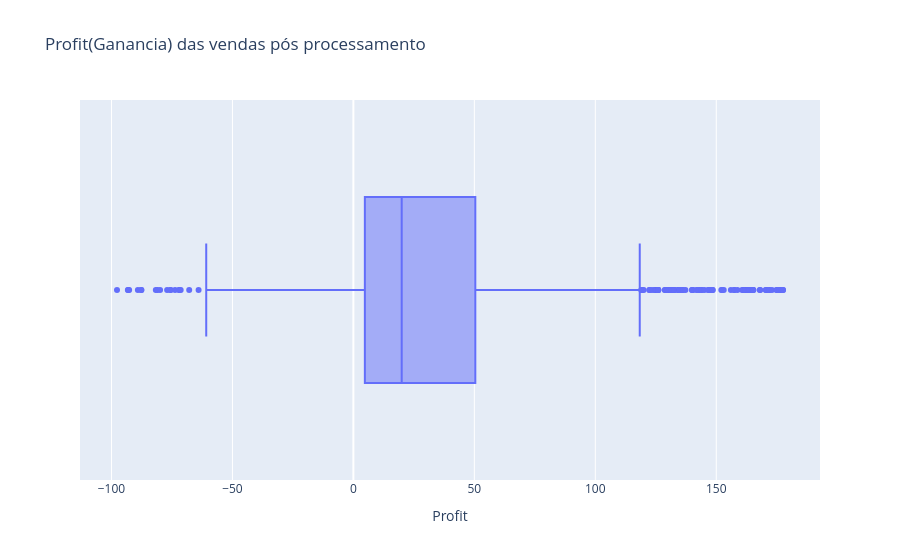
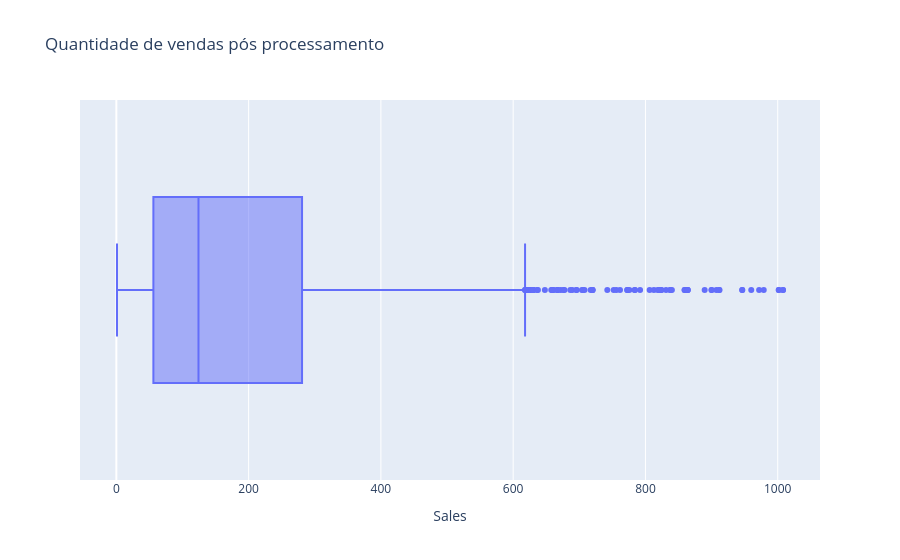
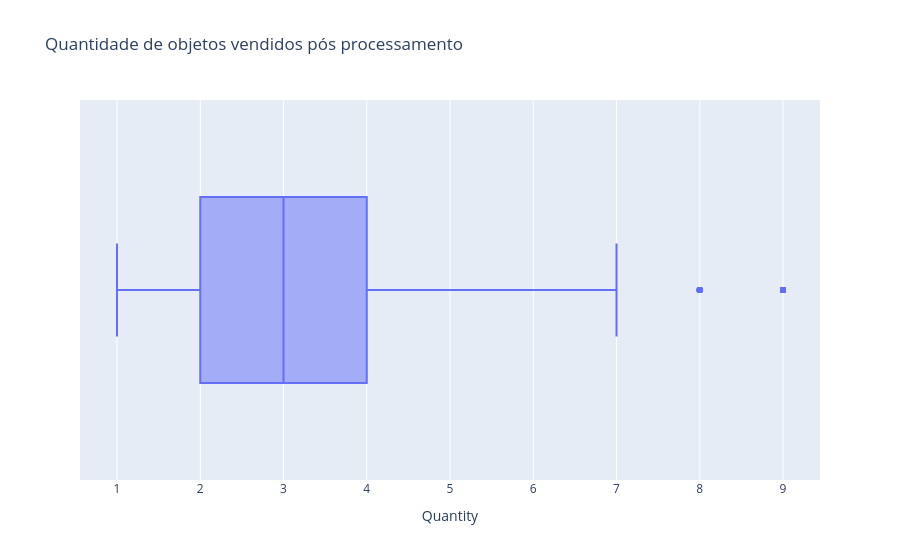

The code cell stored with these charts, in order, in its notebook:
### Code cell
# Grafico bocplot depois de tratar os dados
fig1_clean = px.box(df_clean, x="Profit", title="Profit(Ganancia) das vendas pós processamento")

fig2_clean = px.box(df_clean, x="Sales", title="Quantidade de vendas pós processamento")

fig3_clean = px.box(df_clean, x="Quantity", title="Quantidade de objetos vendidos pós processamento")

fig1_clean.show()
fig2_clean.show()
fig3_clean.show()

### Figure 1 — Plotly figure (JSON) as saved in the notebook; plotly's stock layout.template omitted (floating-point values rounded to 4 significant figures; data arrays with more than 128 entries replaced by an {"elided": "..."} marker saying what was removed)
{"data": [{"alignmentgroup": "True", "hovertemplate": "Profit=%{x}<extra></extra>", "legendgroup": "", "marker": {"color": "#636efa"}, "name": "", "notched": false, "offsetgroup": "", "orientation": "h", "showlegend": false, "type": "box", "x": {"elided": "1545 float values"}, "x0": " ", "xaxis": "x", "y0": " ", "yaxis": "y"}], "layout": {"autosize": true, "boxmode": "group", "legend": {"tracegroupgap": 0}, "title": {"text": "Profit(Ganancia) das vendas pós processamento"}, "xaxis": {"anchor": "y", "autorange": true, "domain": [0, 1], "range": [-113.0, 192.9], "title": {"text": "Profit"}, "type": "linear"}, "yaxis": {"anchor": "x", "autorange": true, "domain": [0, 1], "range": [-0.5, 0.5], "type": "category"}}}

### Figure 2 — Plotly figure (JSON) as saved in the notebook; plotly's stock layout.template omitted (floating-point values rounded to 4 significant figures; data arrays with more than 128 entries replaced by an {"elided": "..."} marker saying what was removed)
{"data": [{"alignmentgroup": "True", "hovertemplate": "Sales=%{x}<extra></extra>", "legendgroup": "", "marker": {"color": "#636efa"}, "name": "", "notched": false, "offsetgroup": "", "orientation": "h", "showlegend": false, "type": "box", "x": {"elided": "1545 float values"}, "x0": " ", "xaxis": "x", "y0": " ", "yaxis": "y"}], "layout": {"autosize": true, "boxmode": "group", "legend": {"tracegroupgap": 0}, "title": {"text": "Quantidade de vendas pós processamento"}, "xaxis": {"anchor": "y", "autorange": true, "domain": [0, 1], "range": [-54.95, 1064.0], "title": {"text": "Sales"}, "type": "linear"}, "yaxis": {"anchor": "x", "autorange": true, "domain": [0, 1], "range": [-0.5, 0.5], "type": "category"}}}

### Figure 3 — Plotly figure (JSON) as saved in the notebook; plotly's stock layout.template omitted (floating-point values rounded to 4 significant figures; data arrays with more than 128 entries replaced by an {"elided": "..."} marker saying what was removed)
{"data": [{"alignmentgroup": "True", "hovertemplate": "Quantity=%{x}<extra></extra>", "legendgroup": "", "marker": {"color": "#636efa"}, "name": "", "notched": false, "offsetgroup": "", "orientation": "h", "showlegend": false, "type": "box", "x": {"elided": "1545 int values"}, "x0": " ", "xaxis": "x", "y0": " ", "yaxis": "y"}], "layout": {"autosize": true, "boxmode": "group", "legend": {"tracegroupgap": 0}, "title": {"text": "Quantidade de objetos vendidos pós processamento"}, "xaxis": {"anchor": "y", "autorange": true, "domain": [0, 1], "range": [0.5556, 9.444], "title": {"text": "Quantity"}, "type": "linear"}, "yaxis": {"anchor": "x", "autorange": true, "domain": [0, 1], "range": [-0.5, 0.5], "type": "category"}}}
